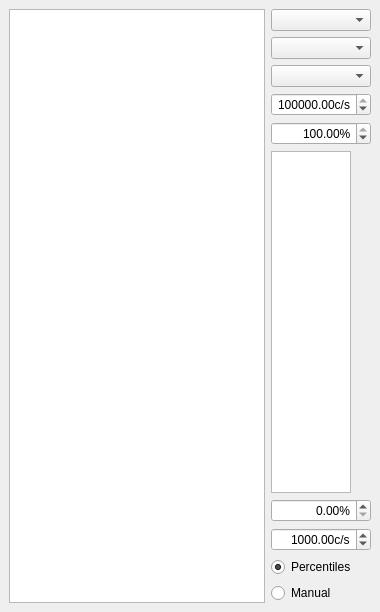
  <widget class="QDockWidget" name="step_scan_dockWidget">
   <property name="sizePolicy">
    <sizepolicy hsizetype="MinimumExpanding" vsizetype="Preferred">
     <horstretch>0</horstretch>
     <verstretch>0</verstretch>
    </sizepolicy>
   </property>
   <property name="minimumSize">
    <size>
     <width>292</width>
     <height>612</height>
    </size>
   </property>
   <property name="floating">
    <bool>false</bool>
   </property>
   <property name="windowTitle">
    <string>Step Scan</string>
   </property>
   <attribute name="dockWidgetArea">
    <number>4</number>
   </attribute>
   <widget class="QWidget" name="dockWidgetContents_4">
    <layout class="QVBoxLayout" name="verticalLayout_5">
     <item>
      <layout class="QVBoxLayout" name="verticalLayout_4" stretch="0">
       <item>
        <layout class="QHBoxLayout" name="horizontalLayout_2" stretch="0,0">
         <item>
          <widget class="ScanPlotWidget" name="step_scan_ViewWidget">
           <property name="sizePolicy">
            <sizepolicy hsizetype="Expanding" vsizetype="Expanding">
             <horstretch>0</horstretch>
             <verstretch>0</verstretch>
            </sizepolicy>
           </property>
          </widget>
         </item>
         <item>
          <layout class="QVBoxLayout" name="verticalLayout">
           <item>
            <widget class="QComboBox" name="count_channel_ComboBox"/>
           </item>
           <item>
            <widget class="QComboBox" name="count_direction_ComboBox"/>
           </item>
           <item>
            <widget class="QComboBox" name="data_display_type_ComboBox"/>
           </item>
           <item>
            <widget class="ScienDSpinBox" name="cb_max_DoubleSpinBox">
             <property name="sizePolicy">
              <sizepolicy hsizetype="Fixed" vsizetype="Fixed">
               <horstretch>0</horstretch>
               <verstretch>0</verstretch>
              </sizepolicy>
             </property>
             <property name="maximumSize">
              <size>
               <width>100</width>
               <height>16777215</height>
              </size>
             </property>
             <property name="mouseTracking">
              <bool>true</bool>
             </property>
             <property name="acceptDrops">
              <bool>true</bool>
             </property>
             <property name="alignment">
              <set>Qt::AlignRight|Qt::AlignTrailing|Qt::AlignVCenter</set>
             </property>
             <property name="accelerated">
              <bool>true</bool>
             </property>
             <property name="suffix">
              <string>c/s</string>
             </property>
             <property name="minimum">
              <double>-1000000000.000000000000000</double>
             </property>
             <property name="maximum">
              <double>1000000000.000000000000000</double>
             </property>
             <property name="value">
              <double>100000.000000000000000</double>
             </property>
            </widget>
           </item>
           <item>
            <widget class="ScienDSpinBox" name="cb_high_percentile_DoubleSpinBox">
             <property name="maximumSize">
              <size>
               <width>100</width>
               <height>16777215</height>
              </size>
             </property>
             <property name="alignment">
              <set>Qt::AlignRight|Qt::AlignTrailing|Qt::AlignVCenter</set>
             </property>
             <property name="suffix">
              <string>%</string>
             </property>
             <property name="minimum">
              <double>0.000000000000000</double>
             </property>
             <property name="maximum">
              <double>100.000000000000000</double>
             </property>
             <property name="value">
              <double>100.000000000000000</double>
             </property>
            </widget>
           </item>
           <item>
            <widget class="PlotWidget" name="scb_ViewWidget">
             <property name="sizePolicy">
              <sizepolicy hsizetype="Preferred" vsizetype="MinimumExpanding">
               <horstretch>0</horstretch>
               <verstretch>0</verstretch>
              </sizepolicy>
             </property>
             <property name="maximumSize">
              <size>
               <width>80</width>
               <height>16777215</height>
              </size>
             </property>
            </widget>
           </item>
           <item>
            <widget class="ScienDSpinBox" name="cb_low_percentile_DoubleSpinBox">
             <property name="maximumSize">
              <size>
               <width>100</width>
               <height>16777215</height>
              </size>
             </property>
             <property name="alignment">
              <set>Qt::AlignRight|Qt::AlignTrailing|Qt::AlignVCenter</set>
             </property>
             <property name="suffix">
              <string>%</string>
             </property>
             <property name="minimum">
              <double>0.000000000000000</double>
             </property>
             <property name="maximum">
              <double>100.000000000000000</double>
             </property>
             <property name="value">
              <double>0.000000000000000</double>
             </property>
            </widget>
           </item>
           <item>
            <widget class="ScienDSpinBox" name="cb_min_DoubleSpinBox">
             <property name="sizePolicy">
              <sizepolicy hsizetype="Fixed" vsizetype="Fixed">
               <horstretch>0</horstretch>
               <verstretch>0</verstretch>
              </sizepolicy>
             </property>
             <property name="maximumSize">
              <size>
               <width>100</width>
               <height>16777215</height>
              </size>
             </property>
             <property name="mouseTracking">
              <bool>true</bool>
             </property>
             <property name="acceptDrops">
              <bool>true</bool>
             </property>
             <property name="alignment">
              <set>Qt::AlignRight|Qt::AlignTrailing|Qt::AlignVCenter</set>
             </property>
             <property name="accelerated">
              <bool>true</bool>
             </property>
             <property name="suffix">
              <string>c/s</string>
             </property>
             <property name="minimum">
              <double>-1000000000.000000000000000</double>
             </property>
             <property name="maximum">
              <double>10000000.000000000000000</double>
             </property>
             <property name="value">
              <double>1000.000000000000000</double>
             </property>
            </widget>
           </item>
           <item>
            <widget class="QRadioButton" name="cb_centiles_RadioButton">
             <property name="text">
              <string>Percentiles</string>
             </property>
             <property name="checked">
              <bool>true</bool>
             </property>
            </widget>
           </item>
           <item>
            <widget class="QRadioButton" name="cb_manual_RadioButton">
             <property name="text">
              <string>Manual</string>
             </property>
             <property name="checked">
              <bool>false</bool>
             </property>
            </widget>
           </item>
          </layout>
         </item>
        </layout>
       </item>
      </layout>
     </item>
    </layout>
   </widget>
  </widget>
